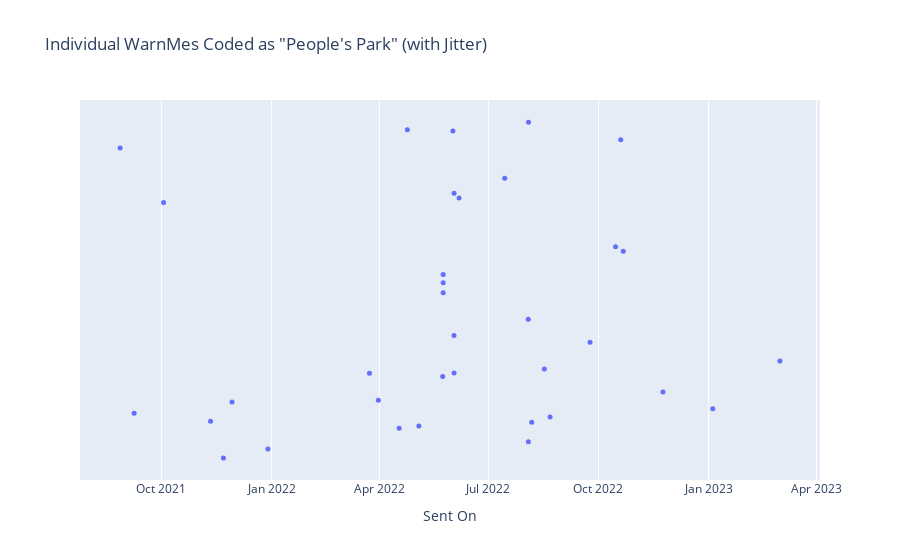

Notebook source saved alongside this figure:
### Code cell
# Jittered representation of People's Park mentions 
park_df['Jittered_Y'] = 1 + (np.random.rand(len(park_df)) - 0.5) * 0.1  # Jitter around 1

fig = px.scatter(park_df, x='Sent On', y='Jittered_Y',
                 hover_data={'Sent On': '|%B %d, %Y', 'Message Title': True},
                 title='Individual WarnMes Coded as "People\'s Park" (with Jitter)')
fig.update_traces(marker=dict(size=5))  # Adjust marker size
fig.update_yaxes(visible=False)  # Hide y-axis as it's not meaningful
fig.show()

### Figure 1 — Plotly figure (JSON) as saved in the notebook; plotly's stock layout.template omitted (floating-point values rounded to 4 significant figures)
{"data": [{"customdata": [["Violent Crime Reported at People's Park - Please note this message may contain information that some may find upsetting."], ["Violent Crime Reported at People's Park bathroom - Please note this message may contain information that some may find upsetting."], ["Violent Crime Reported at People's Park - Please note this message may contain information that some may find upsetting."], ["Violent Crime Reported at People's Park - Please note this message may contain information that some may find upsetting."], ["Violent Crime Reported at People's Park - Please note this message may contain information that some may find upsetting."], ["Arson Reported at South Side of People's Park - Please note this message may contain information that some may find upsetting."], ["Violent Crime Reported at People's Park - Please note this message may contain information that some may find upsetting."], ["Arson Reported at People's Park - Please note this message may contain information that some may find upsetting."], ["Violent Crime Reported at 2500 Block Channing Way - Please note this message may contain information that some may find upsetting."], ["Violent Crime Reported at People's Park - Please note this message may contain information that some may find upsetting."], ["Violent Crime Reported at People's Park - Please note this message may contain information that some may find upsetting."], ["Violent Crime Reported at People's Park - Please note this message may contain information that some may find upsetting."], ["UC Berkeley WarnMe: AVOID THE AREA of Lewis Hall on the UC Berkeley main campus05-23- 202222:09:17"], ["UC Berkeley WarnMe: Fire at Peoples' Park - AVOID THE AREA 05-24-202207:03:30"], ["Violent Crime Reported at People's Park - Please note this message may contain information that some may find upsetting."], ["UC Berkeley WarnMe: Fire at Peoples' Park - FIRE EXTINGUISHED 05-24- 202207:44:48"], ["Violent Crime Reported at People's Park - Please note this message may contain information that some may find upsetting."], ["UC Berkeley WarnMe: AVOID THE AREA of People's Park06-02- 202208:29:07"], ["UC Berkeley WarnMe: AVOID THE AREA of People's Park06-02- 202209:43:37"], ["Violent Crime Reported at People's Park - Please note this message may contain information that some may find upsetting."], ["Violent Crime Reported at People's Park - Please note this message may contain information that some may find upsetting."], ["Violent Crime Reported at People's Park - Please note this message may contain information that some may find upsetting."], ["Violent Crime Reported at People's Park - Please note this message may contain information that some may find upsetting."], ["UC Berkeley WarnMe: AVOID THE AREA of People's Park08-03- 202211:45:26"], ["UC Berkeley WarnMe: AVOID THE AREA of People's Park08-03- 202213:56:14"], ["Violent Crime Reported at People's Park - Please note this message may contain information that some may find upsetting."], ["Violent Crime Reported at People's Park - Please note this message may contain information that some may find upsetting."], ["Violent Crime Reported at People's Park Housing Construction Site - Please note this message may contain information that some may find upsetting."], ["Arson Reported at People's Park Housing Construction Site - Please note this message may contain information that some may find upsetting."], ["Violent Crime Reported at People's Park - Please note this message may contain information that some may find upsetting."], ["Violent Crime Reported at People's Park Construction Site - Please note this message may contain information that some may find upsetting."], ["Violent Crime Reported at Haste St and Bowditch St (Near People's Park) - Please note this message may contain information that some may find upsetting."], ["Violent Crime Reported at People's Park Housing Construction Site - Please note this message may contain information that some may find upsetting."], ["Violent Crime Reported at People's Park Housing Construction Site - Please note this message may contain information that some may find upsetting."], ["Arson Reported at People's Park Housing Construction Site - Please note this message may contain information that some may find upsetting."]], "hovertemplate": "Sent On=%{x|%B %d, %Y}<br>Jittered_Y=%{y}<br>Message Title=%{customdata[0]}<extra></extra>", "legendgroup": "", "marker": {"color": "#636efa", "size": 5, "symbol": "circle"}, "mode": "markers", "name": "", "orientation": "v", "showlegend": false, "type": "scatter", "x": ["2021-08-27T11:30:43-07:00", "2021-09-08T04:23:21-07:00", "2021-10-02T18:46:41-07:00", "2021-11-10T23:32:33-08:00", "2021-11-21T18:03:58-08:00", "2021-11-28T22:53:20-08:00", "2021-12-28T21:48:52-08:00", "2022-03-23T17:48:57-07:00", "2022-03-31T03:15:48-07:00", "2022-04-17T12:49:56-07:00", "2022-04-24T10:41:12-07:00", "2022-05-04T00:13:13-07:00", "2022-05-23T22:09:17-07:00", "2022-05-24T07:03:30-07:00", "2022-05-24T07:22:07-07:00", "2022-05-24T07:44:48-07:00", "2022-06-01T10:03:45-07:00", "2022-06-02T08:29:08-07:00", "2022-06-02T09:43:37-07:00", "2022-06-02T10:02:13-07:00", "2022-06-06T13:50:49-07:00", "2022-07-14T16:44:32-07:00", "2022-08-03T08:41:25-07:00", "2022-08-03T11:45:26-07:00", "2022-08-03T13:56:14-07:00", "2022-08-06T05:38:03-07:00", "2022-08-16T18:54:43-07:00", "2022-08-21T14:43:06-07:00", "2022-09-23T23:30:57-07:00", "2022-10-15T06:03:36-07:00", "2022-10-19T15:25:03-07:00", "2022-10-21T17:15:14-07:00", "2022-11-23T21:17:31-08:00", "2023-01-04T12:03:03-08:00", "2023-03-01T12:40:53-08:00"], "xaxis": "x", "y": [1.041, 0.9652, 1.025, 0.9629, 0.9524, 0.9684, 0.9549, 0.9766, 0.9689, 0.9609, 1.046, 0.9615, 0.9757, 0.9997, 1.005, 1.003, 1.046, 0.9874, 1.028, 0.9767, 1.027, 1.032, 0.992, 0.957, 1.048, 0.9626, 0.9779, 0.9641, 0.9855, 1.013, 1.043, 1.012, 0.9713, 0.9665, 0.9801], "yaxis": "y"}], "layout": {"legend": {"tracegroupgap": 0}, "title": {"text": "Individual WarnMes Coded as \"People's Park\" (with Jitter)"}, "xaxis": {"anchor": "y", "domain": [0, 1], "title": {"text": "Sent On"}}, "yaxis": {"anchor": "x", "domain": [0, 1], "title": {"text": "Jittered_Y"}, "visible": false}}}
